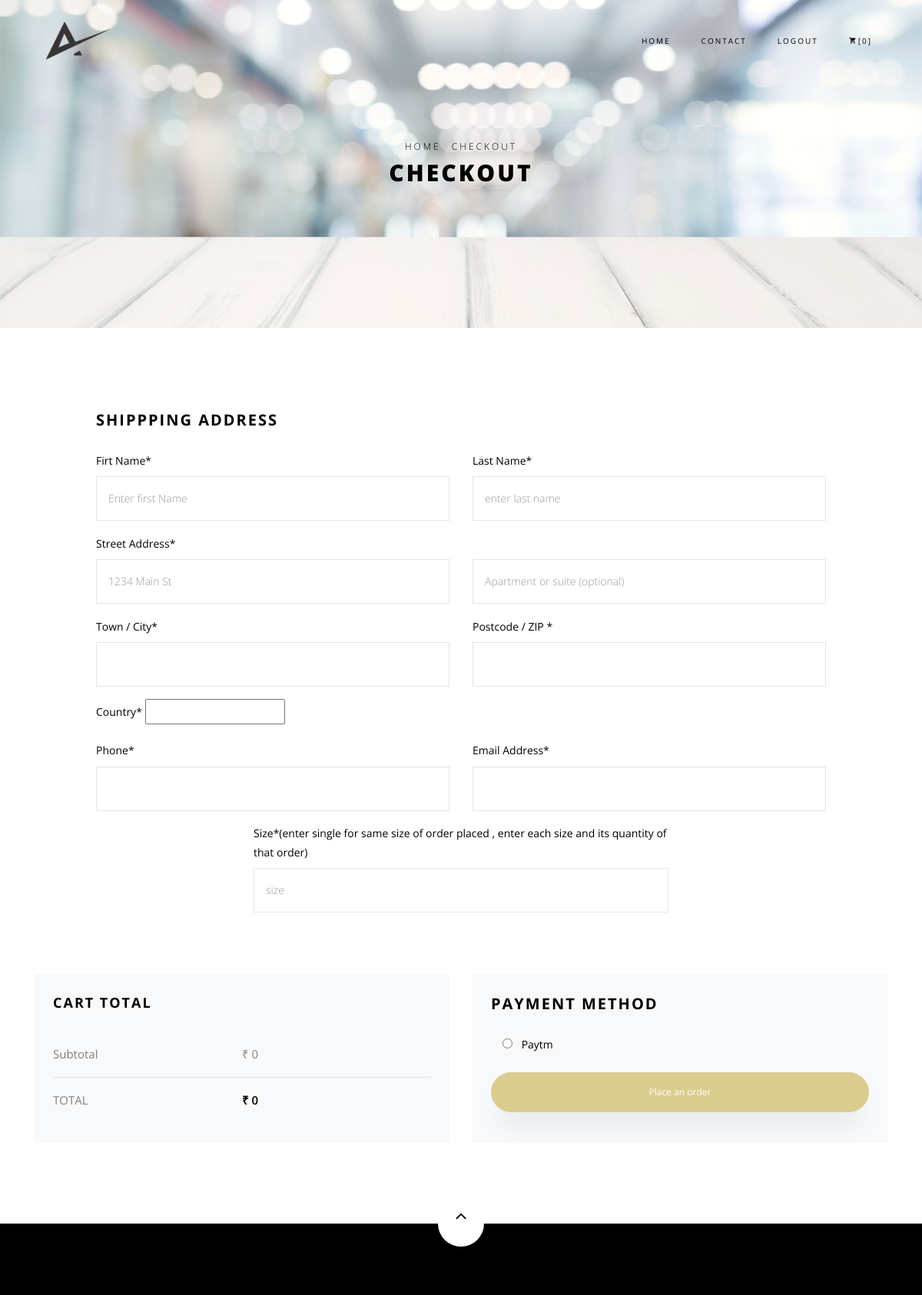
/checkout/ (signed in, upper part), run on an earlier commit of the app's database.
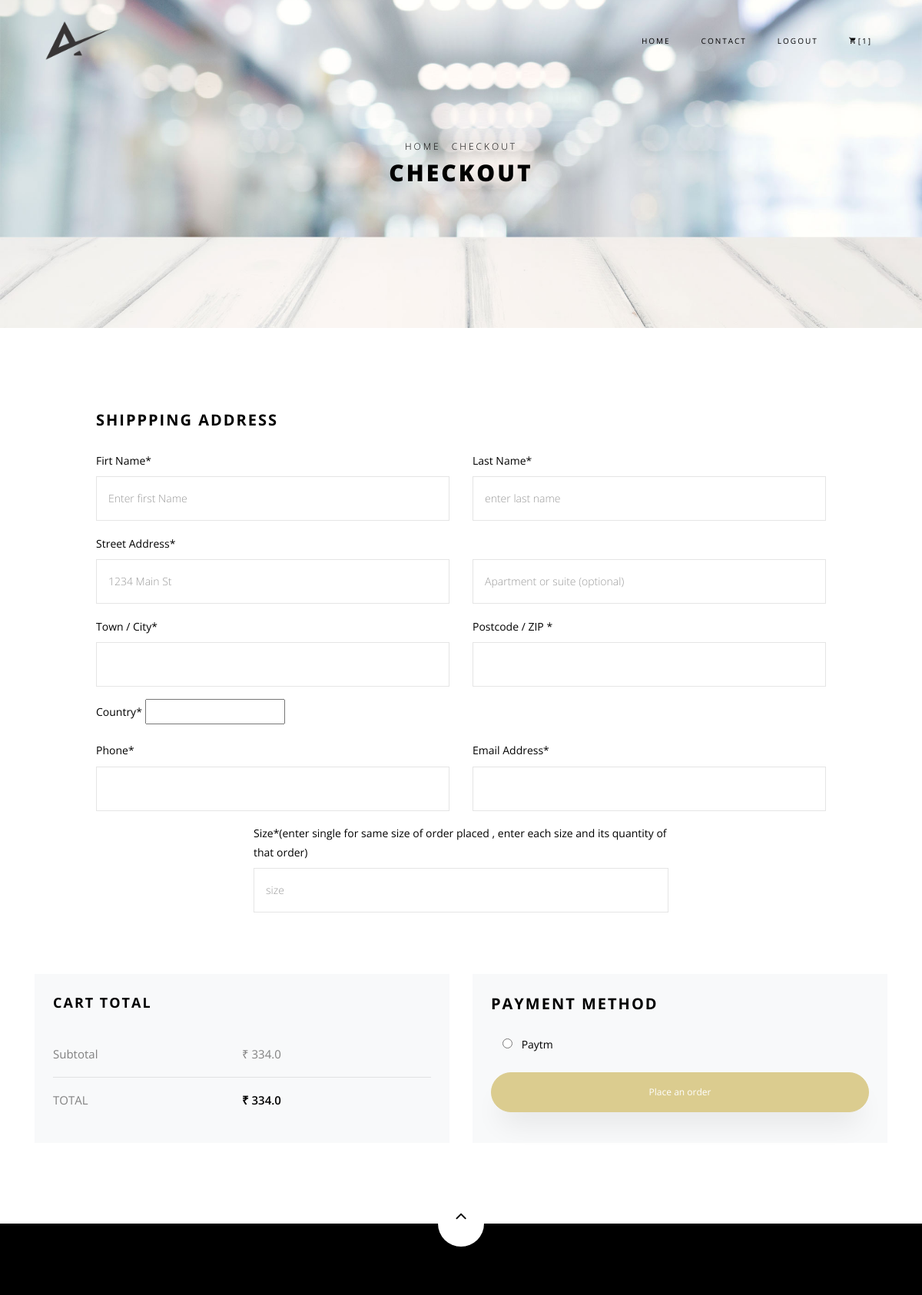
And on a later commit of the database.
### core/models.py (models this page shows, shortened)
class Order(models.Model):
    user = models.ForeignKey(settings.AUTH_USER_MODEL,
                             on_delete=models.CASCADE)
    items = models.ManyToManyField(OrderItem)
    start_date = models.DateTimeField(auto_now_add=True)
    ordered_date = models.DateTimeField()
    ordered = models.BooleanField(default=False)
    billing_address = models.ForeignKey(
        'BillingAddress', on_delete=models.SET_NULL, blank=True, null=True)
    payment = models.ForeignKey(
        'Payment', on_delete=models.SET_NULL, blank=True, null=True)
    def get_total(self):
        total = 0
        for order_item in self.items.all():
            total += order_item.get_final_price()
        return total

class OrderItem(models.Model):
    user = models.ForeignKey(settings.AUTH_USER_MODEL,
                             on_delete=models.CASCADE)
    ordered = models.BooleanField(default=False)
    item = models.ForeignKey(Item, on_delete=models.CASCADE)
    quantity = models.IntegerField(default=1)
    def get_total_item_price(self):
        return self.quantity * self.item.price
    def get_final_price(self):
        if self.item.discount_price:
            return self.get_total_discount_item_price()
        return self.get_total_item_price()

class Item(models.Model):
    title=models.CharField(max_length=100)
    price=models.FloatField()
    discount_price = models.FloatField(blank=True, null=True)
    category = models.CharField(choices=CATEGORY_CHOICES, max_length=50)
    typechoice = models.CharField(choices=TYPE_CHOICE, max_length=50)
    slug = models.SlugField()
    description = models.TextField()
    image = models.ImageField()

### core/views.py (the view, shortened to what this page needs)
# urls.py: path('checkout/',CheckoutView.as_view(),name='checkout'),
class CheckoutView(View):
    def get(self, *args, **kwargs):
        form = CheckoutForm()
        order = Order.objects.get(user=self.request.user, ordered=False)
        context = {
            'form': form,
            'order': order
        }
        return render(self.request, "checkout.html", context)

### core/templatetags/cart_template_tags.py (called while the page is built)
@register.filter
def cart_item_count(user):
    if user.is_authenticated:
        qs = Order.objects.filter(user=user, ordered=False)
        if qs.exists():
            return qs[0].items.count()
    return 0

### templates/checkout.html (shortened to what the changed rows need)
{% extends 'base.html' %}
{% load static%}
{% load crispy_forms_tags %}
{% block content %}
    <div class="hero-wrap hero-bread" style="background-image: url(' {% static 'images/bg_6.jpg' %} ');">
      <div class="container">
        <div class="row no-gutters slider-text align-items-center justify-content-center">
          <div class="col-md-9 ftco-animate text-center">
            <h1 class="mb-0 bread">Checkout</h1>
          </div>
        </div>
      </div>
    </div>
    <section class="ftco-section">
	<form  method="POST" class="billing-form">
			  <div class="container">
	          <div class="row mt-5 pt-3 d-flex">
	          	<div class="col-md-6 d-flex">
	          		<div class="cart-detail cart-total bg-light p-3 p-md-4">
	          			<p class="d-flex">
		    						<p class="d-flex">
		    						<span>Subtotal</span>
		    						<span>&#8377 {{order.get_total}}</span>
		    					</p>
		    					<p class="d-flex total-price">
		    						<span>Total</span>
		    						<span>&#8377 {{order.get_total}}</span>
		    					</p>
								</div>
	          	</div>
	          </div>
          </div>
	  </form>
    </section>
{% endblock content %}

### templates/base.html (shortened to what this page needs)
{% load static %}
{% load cart_template_tags %}
<!DOCTYPE html>
<html lang="en">
  <head>
    <link rel="stylesheet" href="https://cdnjs.cloudflare.com/ajax/libs/font-awesome/4.7.0/css/font-awesome.min.css">
    <link rel="stylesheet" href="{%static 'css/open-iconic-bootstrap.min.css' %}">
    <link rel="stylesheet" href="{%static 'css/animate.css' %}">
    <link rel="stylesheet" href="{%static 'css/owl.carousel.min.css' %}">
    <link rel="stylesheet" href="{%static 'css/owl.theme.default.min.css' %}">
    <link rel="stylesheet" href="{%static 'css/magnific-popup.css' %}">
    <link rel="stylesheet" href="{%static 'css/aos.css' %}">
    <link rel="stylesheet" href="{%static 'css/ionicons.min.css' %}">
    <link rel="stylesheet" href="{%static 'css/bootstrap-datepicker.css' %}">
    <link rel="stylesheet" href="{%static 'css/jquery.timepicker.css' %}">
    <link rel="stylesheet" href="{%static 'css/flaticon.css' %}">
    <link rel="stylesheet" href="{%static 'css/icomoon.css' %}">
    <link rel="stylesheet" href="{%static 'css/style.css' %}">
  </head>
  <body class="goto-here">
    <nav class="navbar navbar-expand-lg navbar-dark ftco_navbar bg-dark ftco-navbar-light" id="ftco-navbar">
	    <div class="container">
	      <a class="navbar-brand" href="{% url 'core:home' %}"><img height="50px" width="100px" src="{% static 'logo/ambika.png' %}"></a>
	      <div class="collapse navbar-collapse" id="ftco-nav">
	        <ul class="navbar-nav ml-auto">
	          <li class="nav-item active"><a href="{% url 'core:home' %}" class="nav-link">Home</a></li>
	          <li class="nav-item"><a href="{% url 'core:contact' %}" class="nav-link">Contact</a></li>
	          {% if request.user.is_authenticated %}
            <li class="nav-item"><a href="{% url 'account_logout' %}" class="nav-link">Logout</a></li>
            <li class="nav-item cta cta-colored"><a href="{% url 'core:order-summary' %}" class="nav-link"><span class="icon-shopping_cart"></span>[{{request.user|cart_item_count}}]</a></li>
            {% else %}
            <li class="nav-item"><a href="{% url 'account_login' %}" class="nav-link">Login</a></li>
            <li class="nav-item"><a href="{% url 'account_signup' %}" class="nav-link">Signup</a></li>
            {% endif %}
	        </ul>
	      </div>
	    </div>
	  </nav>
  {% block content%}
    {% endblock %}
    <footer class="ftco-footer ftco-section">
      <div class="container">
      	<div class="row">
      		<div class="mouse">
						<a href="#" class="mouse-icon">
							<div class="mouse-wheel"><span class="ion-ios-arrow-up"></span></div>
						</a>
					</div>
      	</div>
      </div>
    </footer>
  </body>
</html>

What changed in the data, as far as the page shows it:
changed through a linked row, Order: get_total "0" → "334.0"
Also different on the page:
{{ request.user|cart_item_count }}: "0" → "1"
